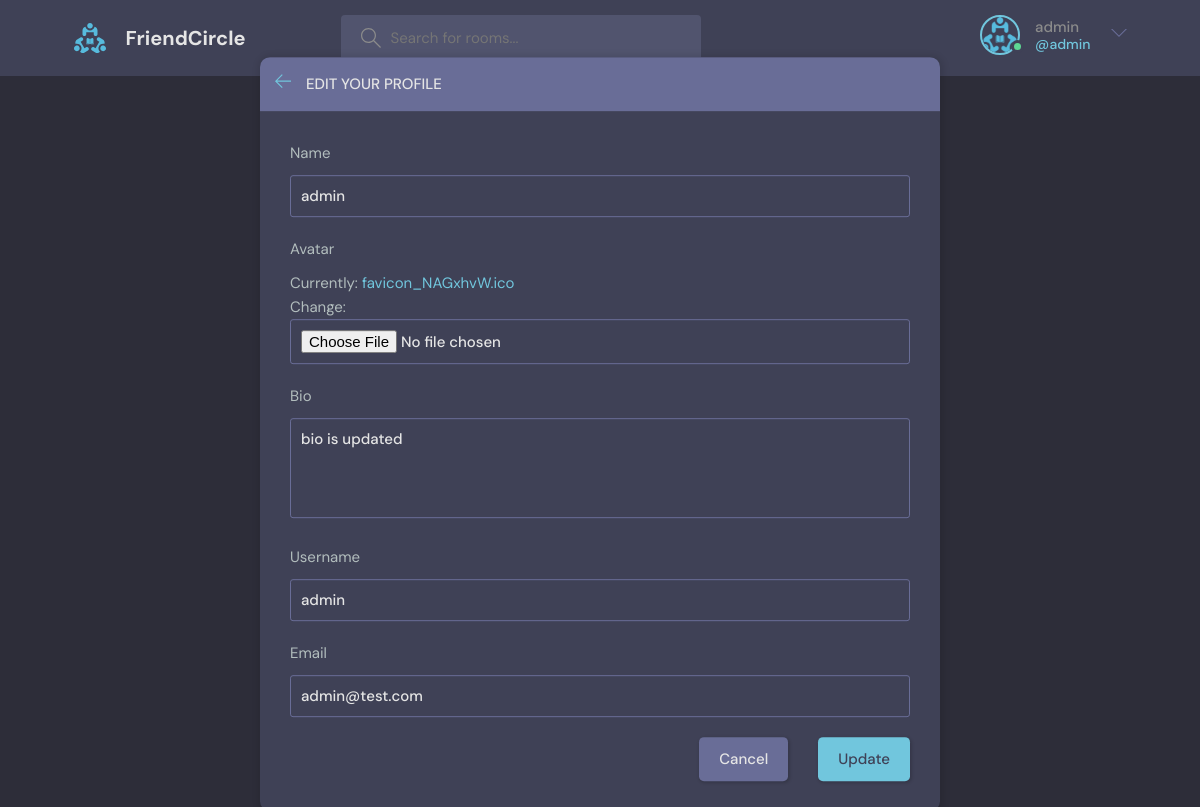
The page /update-user/ (signed in) on the database its author committed.
### base/models.py (models this page shows)
class User(AbstractUser):
    name = models.CharField(max_length=200, null=True)
    email = models.EmailField(unique=True,null=True)
    bio = models.TextField(null=True,blank=True)
    avatar = models.ImageField(null=True, default="avatar.svg")
    USERNAME_FIELD = "email"
    REQUIRED_FIELDS = []

### base/views.py (the view)
# urls.py: path("update-user/", views.updateUser, name="update-user"),
@login_required(login_url="login")
def updateUser(request):
    user = request.user
    form = UserForm(instance=user)
    if request.method == "POST":
        form = UserForm(request.POST, request.FILES,instance=user)
        if form.is_valid():
            form.save()
            return redirect("user-profile", pk=user.id)
    context = {"form": form}
    return render(request, 'base/update-user.html',context)

### base/forms.py
class UserForm(ModelForm):
    class Meta:
        model = User
        fields = ["name", "avatar", "bio", "username", "email"]

### base/templates/base/update-user.html (shortened to what this page needs)
{% extends 'main.html'%} {% block content %}
    <main class="update-account layout">
        <div class="container">
            <div class="layout__box">
                <div class="layout__boxHeader">
                    <div class="layout__boxTitle">
                        <a href="{{ request.META.HTTP_REFERER }}">
                            <svg version="1.1" xmlns="http://www.w3.org/2000/svg" width="32" height="32"
                                viewBox="0 0 32 32">
                                <title>arrow-left</title>
                                <path
                                    d="M13.723 2.286l-13.723 13.714 13.719 13.714 1.616-1.611-10.96-10.96h27.625v-2.286h-27.625l10.965-10.965-1.616-1.607z">
                                </path>
                            </svg>
                        </a>
                        <h3>Edit your profile</h3>
                    </div>
                </div>
                <div class="layout__body">
                    <form class="form" action="" method="POST" enctype="multipart/form-data">
                      {% for field in form %}
                        <div class="form__group">
                            <label for="profile_pic">{{ field.label }}</label>
                            {{ field }}
                        </div>
                      {% endfor %}
                      <div class="form__action">
                          <a class="btn btn--dark" href="{{ request.META.HTTP_REFERER }}">Cancel</a>
                          <button class="btn btn--main" type="submit">Update</button>
                      </div>
                    </form>
                </div>
            </div>
        </div>
    </main>
{% endblock %}

### templates/navbar.html (shortened to what this page needs)
{% load static %}
<header class="header header--loggedIn">
  <div class="container">
    <a href="{% url 'home' %}" class="header__logo">
      <img src="{% static 'images/logo.svg' %}" />
      <h1>FriendCircle</h1>
    </a>
    <form class="header__search" method="GET" action="{% url 'home' %}">
      <label>
        <input placeholder="Search for rooms..." name="q" />
      </label>
    </form>
    <nav class="header__menu">
      {% if request.user.is_authenticated %}
      <div class="header__user">
        <a href="{% url 'update-user' %}">
          <div class="avatar avatar--medium active">
            <img src="{{ request.user.avatar.url }}" />
          </div>
          <p>
            {{ request.user.username }}
            <span>@{{ request.user.username }}</span>
          </p>
        </a>
        <button class="dropdown-button">
          <svg
            version="1.1"
            xmlns="http://www.w3.org/2000/svg"
            width="32"
            height="32"
            viewBox="0 0 32 32"
          >
            <title>chevron-down</title>
            <path d="M16 21l-13-13h-3l16 16 16-16h-3l-13 13z"></path>
          </svg>
        </button>
      </div>
      {% else %}
      <a href="{% url 'login' %}">
        <img src="{% static 'images/avatar.svg' %}" />
        <p>Login</p>
      </a>
      {% endif %}
    </nav>
  </div>
</header>

### rows shown on the page
User: user.avatar (picture), user.username "admin", form "admin" "bio is updated" "admin" "admin@test.com"

### other values the page prints
{{ field.label }} "Name" "Avatar" "Bio" "Username" "Email"
